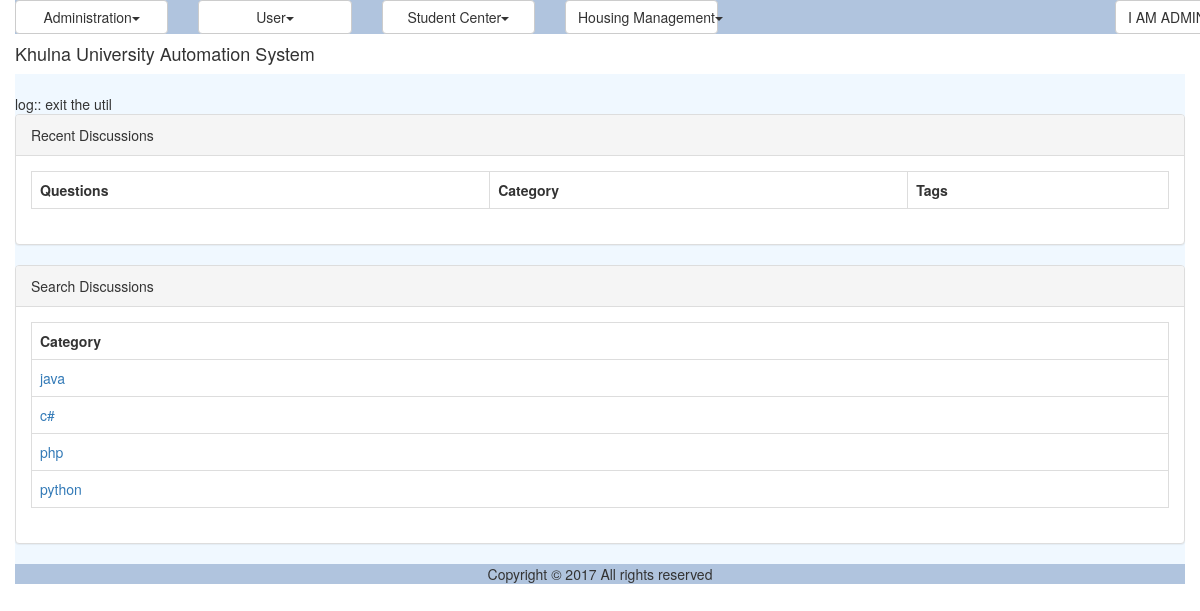
The app's page /discussion_recent.php (signed in) with its own data.
### tables this page shows
CREATE TABLE `tbl_discussion_category` (
  `ID` varchar(40) NOT NULL,
  `Name` varchar(40) NOT NULL
);

### modules/forum/ui/blade/view.mostRecent.blade.php (called while the page is built, shortened)
<?php
include_once './util/class.util.php';
include_once '/../../bao/class.mostRecentbao.php';
$_MostRecentBAO = new MostRecentBAO();
?>

### modules/forum/bao/class.mostRecentbao.php (called while the page is built, shortened)
<?php
include_once './util/class.util.php';
include_once '/../dao/class.mostRecentdao.php';
Class MostRecentBAO{
	private $_MostRecentDAO;
	function MostRecentBAO(){
		$this->_MostRecentDAO = new MostRecentDAO();
	}
	public function getAllDiscussions(){
		$Result = $this->_MostRecentDAO->getAllDiscussions();
		return $Result;
	}
	public function getAllDiscussionCategorys(){
		$Result = $this->_MostRecentDAO->getAllDiscussionCategorys();
		return $Result;
	}
}
?>

### modules/forum/dao/class.mostRecentdao.php (called while the page is built, shortened)
<?php
include_once './common/class.common.php';
include_once './common/class.common.forum.php';
include_once './util/class.util.php';
Class MostRecentDAO{
	private $_DB;
	function MostRecentDAO(){
		$this->_DB = DBUtil::getInstance();
	}
	public function getAllDiscussions(){
		$DiscussionList = array();
		$this->_DB->doQuery("SELECT * FROM tbl_discussion WHERE CreationDate >= curdate() - INTERVAL DAYOFWEEK(curdate())+6 DAY");
		$rows = $this->_DB->getAllRows();
		for($i = 0; $i < sizeof($rows); $i++) {
			$row = $rows[$i];
			$this->_Discussion = new Discussion();
		    $this->_Discussion->setID ( $row['ID']);
		    $this->_Discussion->setName( $row['Title'] );
		    $this->_Discussion->setCategory( $row['CategoryID'] );
		    $this->_Discussion->setDescription( $row['Description'] );
		    $this->_Discussion->setTag( $row['Tag'] );
		    $this->_Discussion->setCreationDate( $row['CreationDate'] );
		    $this->_Discussion->setCreator( $row['CreatorID'] );
		    $DiscussionList[]=$this->_Discussion;
		}
		$Result = new Result();
		$Result->setIsSuccess(1);
		$Result->setResultObject($DiscussionList);
		return $Result;
	}
	public function getAllDiscussionCategorys(){
		$DiscussionCategoryList = array();
		$this->_DB->doQuery("SELECT * FROM tbl_discussion_category");
		$rows = $this->_DB->getAllRows();
		for($i = 0; $i < sizeof($rows); $i++) {
			$row = $rows[$i];
			$this->_DiscussionCategory = new DiscussionCategory();
		    $this->_DiscussionCategory->setID ( $row['ID']);
		    $this->_DiscussionCategory->setName( $row['Name'] );
		    $DiscussionCategoryList[]=$this->_DiscussionCategory;
		}
		$Result = new Result();
		$Result->setIsSuccess(1);
		$Result->setResultObject($DiscussionCategoryList);
		return $Result;
	}
}
?>

### common/class.common.php (called while the page is built, shortened)
<?php
class Result{
    private $_IsSuccess=0;
    private $_ResultObject;
    public function setIsSuccess($IsSuccess){
        $this->_IsSuccess = $IsSuccess;
    }
    public function getIsSuccess(){
        return $this->_IsSuccess;
    }
    public function setResultObject($ResultObject){
        $this->_ResultObject = $ResultObject;
    }
    public function getResultObject(){
        return $this->_ResultObject;
    }
}
?>

### common/class.common.forum.php (called while the page is built, shortened)
<?php
class DiscussionCategory{
    private $_ID;
    private $_name;
    public function setID ( $ID ) {
        $this->_ID = $ID;
    }
    public function getID () {
        return $this->_ID;
    }
    public function setName ($Name){
        $this->_name = $Name;
    }
    public function getName(){
        return $this->_name;
    }
}
?>

### modules/forum/ui/view.mostRecent.php (the view, shortened to what this page needs)
<?php
include_once 'blade/view.mostRecent.blade.php';
include_once './common/class.common.php';
?>
<div class="panel panel-default">
    <div class="panel-heading">Recent Discussions</div>
    <div class="panel-body">
	<table class="table table-bordered">
	<?php
	$Result = $_MostRecentBAO->getAllDiscussions();
	if($Result->getIsSuccess()){
	?>
		<tr>
			<th>Questions</th>
			<th>Category</th>
			<th>Tags</th>
		</tr>
	    <?php
	}
	else{
		echo $Result->getResultObject();
	}
	?>
	</table>
	</div>
</div>
<div class="panel panel-default">
    <div class="panel-heading">Search Discussions</div>
    <div class="panel-body">
		<table class="table table-bordered">
			<tr><th>Category</th></tr>
			<tr><?php
				$Result = $_MostRecentBAO->getAllDiscussionCategorys();
				if($Result->getIsSuccess())
				{
					$DiscussionCategorys = $Result->getResultObject();
			        for ($i=0; $i < sizeof($DiscussionCategorys); $i++)
					{
						$DiscussionCategory = $DiscussionCategorys[$i];?>
						<tr><td><a href="search_discussion.php?Category=<?php echo $DiscussionCategory->getID(); ?>" onclick="return; "> <?php echo $DiscussionCategory->getName() ?> </a></td></tr>
					<?php
					}
				}
				?>
			</tr>
		</table>
</div>
</div>

### resources/css/style.css (style rules this page uses)
table,td { border:solid #e9e9e9 1px; }

### records on screen
tbl_discussion_category: Name "java"
tbl_discussion_category: Name "c#"
tbl_discussion_category: Name "php"
tbl_discussion_category: Name "python"

### other values on screen
$globalMenu[$i]->getTitle() "Administration User Student Center Housing Management"
$CurrentUser->getFirstName() "I AM"
